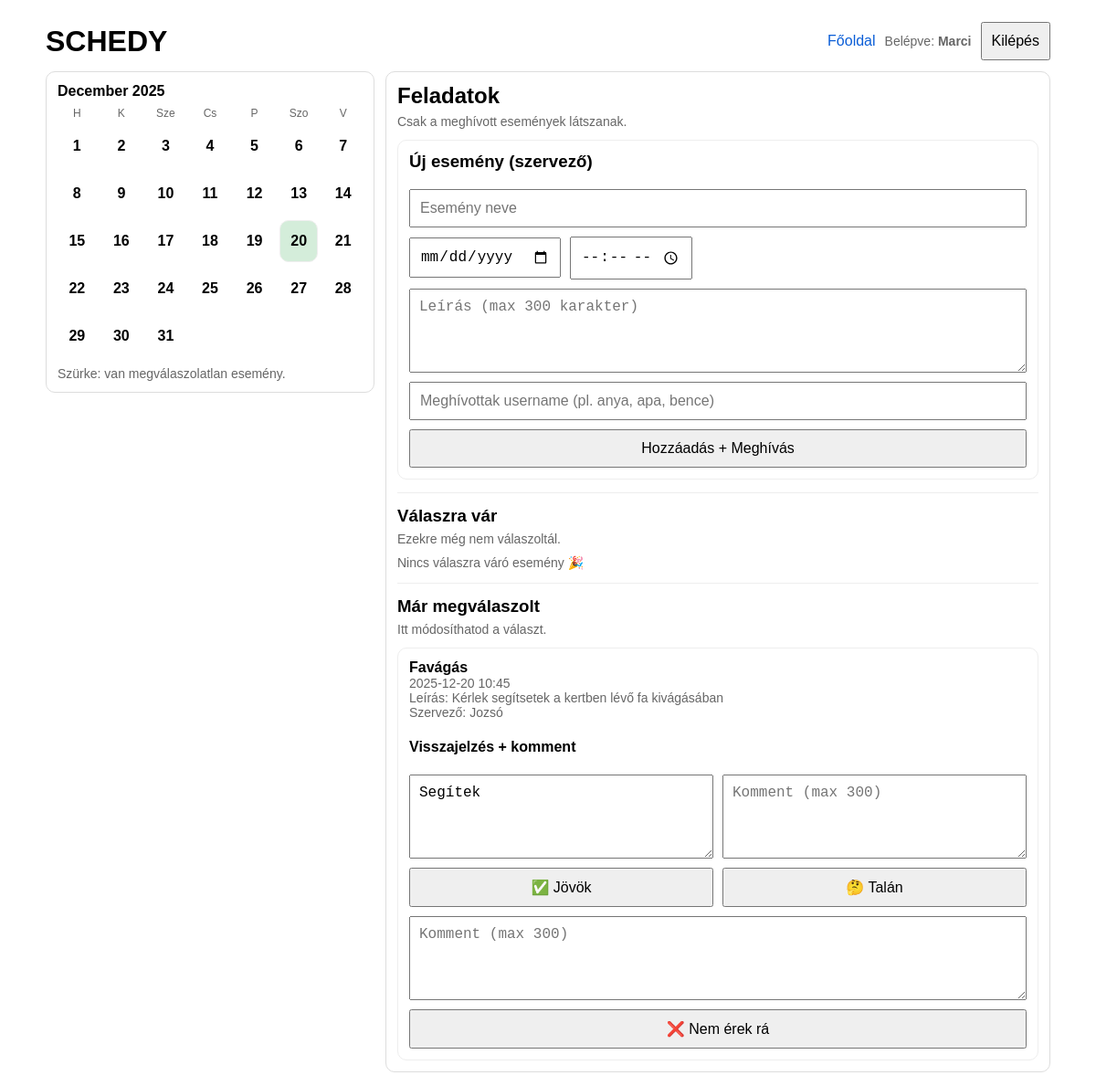
Page /tasks (signed in) on the committed database.
### models.py (models this page shows)
class User(Base):
    __tablename__ = "users"
    id = Column(Integer, primary_key=True, index=True)
    name = Column(String, nullable=False)
    username = Column(String, unique=True, index=True, nullable=False)
    email = Column(String, unique=True, index=True, nullable=False)
    password_hash = Column(String, nullable=False)
    events = relationship("Event", back_populates="creator")
    responses = relationship("EventResponse", back_populates="user")
    suggestions = relationship("EventTimeSuggestion", back_populates="proposed_by")
    suggestion_votes = relationship("EventTimeVote", back_populates="user")
    invites = relationship("EventInvite", back_populates="user", foreign_keys="EventInvite.user_id")
    sent_invites = relationship("EventInvite", back_populates="invited_by", foreign_keys="EventInvite.invited_by_user_id")

class Event(Base):
    __tablename__ = "events"
    id = Column(Integer, primary_key=True, index=True)
    title = Column(String, nullable=False)
    starts_at = Column(DateTime, nullable=False)
    description = Column(String, nullable=True)  # max 300-at app szinten ellenőrizzük
    created_by_user_id = Column(Integer, ForeignKey("users.id"), nullable=False)
    creator = relationship("User", back_populates="events")
    responses = relationship("EventResponse", back_populates="event", cascade="all, delete-orphan")
    suggestions = relationship("EventTimeSuggestion", back_populates="event", cascade="all, delete-orphan")
    invites = relationship("EventInvite", back_populates="event", cascade="all, delete-orphan")

class EventResponse(Base):
    __tablename__ = "event_responses"
    id = Column(Integer, primary_key=True, index=True)
    event_id = Column(Integer, ForeignKey("events.id"), nullable=False)
    user_id = Column(Integer, ForeignKey("users.id"), nullable=False)
    status = Column(String, nullable=False)   # "yes" | "maybe" | "no"
    comment = Column(String, nullable=True)   # max 300 app szinten
    event = relationship("Event", back_populates="responses")
    user = relationship("User", back_populates="responses")
    __table_args__ = (
        UniqueConstraint("event_id", "user_id", name="uq_event_user_response"),
    )

### main.py (the view)
@app.get("/tasks", response_class=HTMLResponse)
def tasks(request: Request):
    user = get_current_user(request)
    if not user:
        return RedirectResponse(url="/?error=LOGIN_REQUIRED", status_code=303)
    today = date.today()
    year, month = today.year, today.month
    month_cal = build_month_calendar(year, month)
    db = SessionLocal()
    try:
        events = visible_events_query(db, user).order_by(Event.starts_at).all()
        event_ids = [e.id for e in events]
        my_responses = []
        suggestions = []
        invites = []
        if event_ids:
            my_responses = db.query(EventResponse).filter(EventResponse.user_id == user.id, EventResponse.event_id.in_(event_ids)).all()
            suggestions = db.query(EventTimeSuggestion).filter(EventTimeSuggestion.event_id.in_(event_ids)).all()
            invites = db.query(EventInvite).filter(EventInvite.event_id.in_(event_ids)).all()
        responses_by_event: dict[int, EventResponse] = {r.event_id: r for r in my_responses}
        my_votes = db.query(EventTimeVote).filter(EventTimeVote.user_id == user.id).all()
        my_vote_by_suggestion = {v.suggestion_id: v.vote for v in my_votes}
        suggestions_by_event: dict[int, list[EventTimeSuggestion]] = {}
        for s in suggestions:
            suggestions_by_event.setdefault(s.event_id, []).append(s)
        invited_user_ids_by_event: dict[int, set[int]] = {}
        for inv in invites:
            invited_user_ids_by_event.setdefault(inv.event_id, set()).add(inv.user_id)
        invite_user_ids = set()
        for e in events:
            invite_user_ids |= invited_user_ids_by_event.get(e.id, set())
        users_by_id = {}
        if invite_user_ids:
            us = db.query(User).filter(User.id.in_(list(invite_user_ids))).all()
            users_by_id = {u.id: u for u in us}
        def make_event_view(e: Event):
            r = responses_by_event.get(e.id)
            invitees = []
            for uid in sorted(list(invited_user_ids_by_event.get(e.id, set()))):
                u = users_by_id.get(uid)
                if u:
                    invitees.append({"name": u.name, "username": u.username})
            sug_list = []
            for s in suggestions_by_event.get(e.id, []):
                up = sum(1 for vv in s.votes if vv.vote == "up")
                down = sum(1 for vv in s.votes if vv.vote == "down")
                sug_list.append(
                    {
                        "id": s.id,
                        "proposed_starts_at": s.proposed_starts_at,
                        "proposed_by_name": (s.proposed_by.name if s.proposed_by else None),
                        "accepted": s.accepted,
                        "my_vote": my_vote_by_suggestion.get(s.id),
                        "up": up,
                        "down": down,
                    }
                )
            sug_list = sorted(sug_list, key=lambda x: (not x["accepted"], x["proposed_starts_at"]))
            return {
                "id": e.id,
                "title": e.title,
                "starts_at": e.starts_at,
                "description": e.description,
                "creator_name": (e.creator.name if e.creator else None),
                "is_creator": (e.created_by_user_id == user.id),
                "my_status": (r.status if r else None),
                "my_comment": (r.comment if r else None),
                "suggestions": sug_list,
                "invitees": invitees,
            }
        pending_events = []
        answered_events = []
        for e in events:
            if e.id in responses_by_event:
                answered_events.append(make_event_view(e))
            else:
                pending_events.append(make_event_view(e))
        events_by_date: dict[date, list[Event]] = {}
        for e in events:
            events_by_date.setdefault(e.starts_at.date(), []).append(e)
        resp_index: dict[tuple[int, int], EventResponse] = {}
        for r in my_responses:
            resp_index[(r.event_id, user.id)] = r
        day_classes: dict[str, str] = {}
        for d, es in events_by_date.items():
            if d.year == year and d.month == month:
                day_classes[d.isoformat()] = day_status_for_user(user, es, resp_index)
        return templates.TemplateResponse(
            "tasks.html",
            {
                "request": request,
                "user": user,
                "month_cal": month_cal,
                "day_classes": day_classes,
                "pending_events": pending_events,
                "answered_events": answered_events,
            },
        )
    finally:
        db.close()

### templates/tasks.html (shortened to what this page needs)
<!doctype html>
<html lang="hu">
<head>
</head>
<body>
  <div class="top">
    <h1 style="margin:0;">SCHEDY</h1>
    <div class="row">
      <a href="/">Főoldal</a>
      <span class="muted">Belépve: <strong>{{ user.name }}</strong></span>
      <form method="post" action="/logout" style="display:inline;">
        <button type="submit">Kilépés</button>
      </form>
    </div>
  </div>
  <div class="grid" style="margin-top:12px;">
    <div class="card">
      <strong>{{ month_cal.month_name }} {{ month_cal.year }}</strong>
      <div class="cal-grid" style="margin-top:8px;">
        <div class="dow">H</div><div class="dow">K</div><div class="dow">Sze</div>
        <div class="dow">Cs</div><div class="dow">P</div><div class="dow">Szo</div><div class="dow">V</div>
        {% for week in month_cal.weeks %}
          {% for daynum in week %}
            {% if daynum == 0 %}
              <div class="day empty"></div>
            {% else %}
              {% set iso = "%04d-%02d-%02d"|format(month_cal.year, month_cal.month, daynum) %}
              {% set cls = day_classes.get(iso, "empty") %}
              <div class="day {{ cls }}">{{ daynum }}</div>
            {% endif %}
          {% endfor %}
        {% endfor %}
      </div>
      <div class="muted" style="margin-top:10px;">
        Szürke: van megválaszolatlan esemény.
      </div>
    </div>
    <div class="card">
      <h2 style="margin:0;">Feladatok</h2>
      <div class="muted" style="margin-top:6px;">Csak a meghívott események látszanak.</div>
      <div class="event" style="margin-top:12px;">
        <h3 style="margin-top:0;">Új esemény (szervező)</h3>
        <form method="post" action="/add" style="display:grid; gap:10px;">
          <input name="title" placeholder="Esemény neve" required />
          <div class="row">
            <input name="date_" type="date" required />
            <input name="time" type="time" required />
          </div>
          <textarea name="description" maxlength="300" placeholder="Leírás (max 300 karakter)"></textarea>
          <input name="invitees" placeholder="Meghívottak username (pl. anya, apa, bence)" />
          <button type="submit">Hozzáadás + Meghívás</button>
        </form>
      </div>
      <div class="divider"></div>
      <h3 style="margin:0;">Válaszra vár</h3>
      <div class="muted" style="margin-top:6px;">Ezekre még nem válaszoltál.</div>
      {% if pending_events|length == 0 %}
        <div class="muted" style="margin-top:10px;">Nincs válaszra váró esemény 🎉</div>
      {% endif %}
      <div class="divider"></div>
      <h3 style="margin:0;">Már megválaszolt</h3>
      <div class="muted" style="margin-top:6px;">Itt módosíthatod a választ.</div>
      {% for e in answered_events %}
        <div class="event">
          <div><strong>{{ e.title }}</strong></div>
          <div class="muted">{{ e.starts_at.strftime("%Y-%m-%d %H:%M") }}</div>
          {% if e.description %}<div class="muted">Leírás: {{ e.description }}</div>{% endif %}
          {% if e.creator_name %}<div class="muted">Szervező: {{ e.creator_name }}</div>{% endif %}
          <h4>Visszajelzés + komment</h4>
          <div class="row">
            <form method="post" action="/respond" style="flex:1; min-width:240px; display:grid; gap:10px;">
              <textarea name="comment" maxlength="300" placeholder="Komment (max 300)">{% if e.my_status == "yes" %}{{ e.my_comment or "" }}{% endif %}</textarea>
              <button type="submit">✅ Jövök</button>
            </form>
            <form method="post" action="/respond" style="flex:1; min-width:240px; display:grid; gap:10px;">
              <textarea name="comment" maxlength="300" placeholder="Komment (max 300)">{% if e.my_status == "maybe" %}{{ e.my_comment or "" }}{% endif %}</textarea>
              <button type="submit">🤔 Talán</button>
            </form>
            <form method="post" action="/respond" style="flex:1; min-width:240px; display:grid; gap:10px;">
              <textarea name="comment" maxlength="300" placeholder="Komment (max 300)">{% if e.my_status == "no" %}{{ e.my_comment or "" }}{% endif %}</textarea>
              <button type="submit">❌ Nem érek rá</button>
            </form>
          </div>
        </div>
      {% endfor %}
    </div>
  </div>
</body>
</html>

### templates/tasks.html (style rules this page uses)
body { font-family: Arial, sans-serif; max-width: 1100px; margin: 24px auto; padding: 0 12px; }
.top { display:flex; justify-content: space-between; align-items:center; gap:12px; }
.muted { color: #666; font-size: 14px; }
.grid { display:grid; grid-template-columns: 360px 1fr; gap: 12px; align-items:start; }
.card { padding: 12px; border: 1px solid #ddd; border-radius: 10px; }
input, textarea, button { padding: 10px; font-size: 16px; }
textarea { resize: vertical; min-height: 70px; }
button { cursor:pointer; }
a { color: #0b5ed7; text-decoration: none; }
.event { padding: 12px; border: 1px solid #eee; border-radius: 10px; margin-top: 12px; }
.row { display:flex; gap:10px; align-items:center; flex-wrap: wrap; }
.divider { border-top: 1px solid #eee; margin: 14px 0; }
.cal-grid { display:grid; grid-template-columns: repeat(7, 1fr); gap: 6px; }
.dow { font-size: 12px; color:#666; text-align:center; }
.day { border:1px solid #eee; border-radius:10px; height:44px; display:flex; align-items:center; justify-content:center; font-weight:600; }
.day.empty { border-color: transparent; background: transparent; }
.day.yes { background: #d4edda; }

### rows in the picture
User: name "Marci"
Event: title "Favágás", starts_at "2025-12-20 10:45", description "Kérlek segítsetek a kertben lévő fa kivágásában"
User: creator_name "Jozsó"
EventResponse: comment "Segítek"

### other values in the picture
{{ month_cal.month_name }} "December"
{{ month_cal.year }} "2025"
{{ daynum }} "1" "2" "3" "4" "5" "6" "7" "8" "9" "10" "11" "12" "13" "14" "15" "16" "17" "18" "19" "20" "21" "22" "23" "24" "25" "26" "27" "28" "29" "30" "31"
